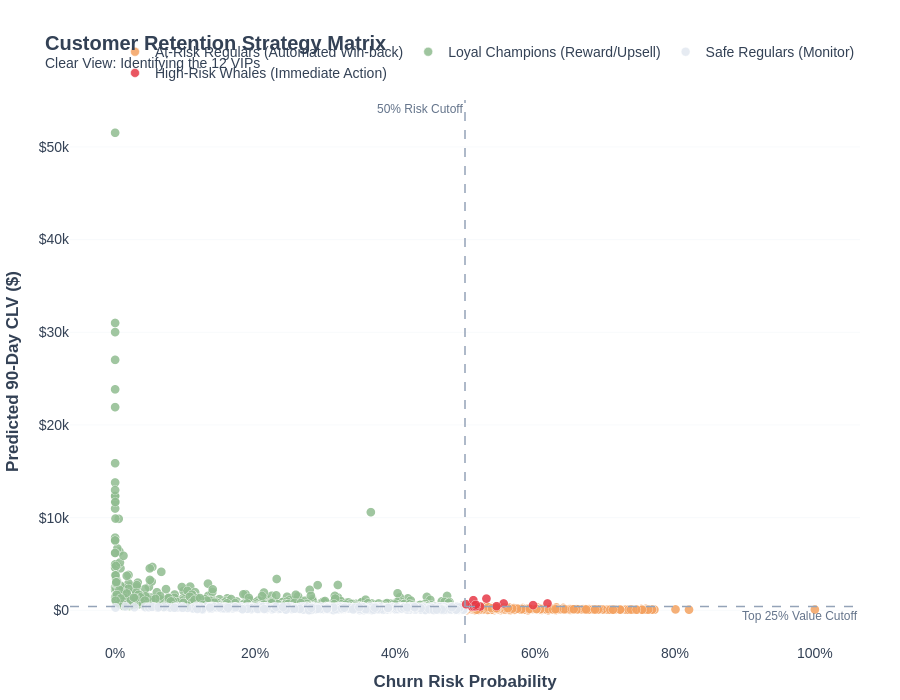

The notebook cell saved with this chart:
### Code cell
#Cell 5: The Interactive Retention Strategy Matrix
# Cell 5
import plotly.express as px

print("Generating the Clean & Spacious Strategy Matrix...")

# 1. Define a modern, minimalist color palette
# We make the VIPs pop, and let the rest fade elegantly into the background
color_map = {
    'High-Risk Whales (Immediate Action)': '#e63946',   # Vivid Red (Draws the eye)
    'Loyal Champions (Reward/Upsell)': '#8fbc8f',       # Muted, soft green
    'At-Risk Regulars (Automated Win-back)': '#f4a261', # Soft orange
    'Safe Regulars (Monitor)': '#e2e8f0'                # Light gray (keeps them visible but out of the way)
}

# 2. Create a clean, spacious scatter plot
fig = px.scatter(
    df_master,
    x='Churn_Probability',
    y='predicted_90d_clv',
    color='Segment',
    hover_name='CustomerID',
    hover_data={
        'Churn_Probability': ':.1%', 
        'predicted_90d_clv': ':$,.0f',
        'Segment': False # Hide to keep the hover box small and clean
    },
    title='<b>Customer Retention Strategy Matrix</b><br><sup>Clear View: Identifying the 12 VIPs</sup>',
    color_discrete_map=color_map,
    opacity=0.85
)

# 3. Standardize dot size for a clean look
fig.update_traces(marker=dict(size=9, line=dict(width=0.5, color='white')))

# 4. Add delicate, minimalist threshold lines
fig.add_hline(
    y=clv_threshold, 
    line_dash="dash", 
    line_color="#94a3b8", 
    line_width=1.5,
    annotation_text="Top 25% Value Cutoff",
    annotation_position="bottom right",
    annotation_font=dict(color="#64748b", size=12)
)
fig.add_vline(
    x=risk_threshold, 
    line_dash="dash", 
    line_color="#94a3b8", 
    line_width=1.5,
    annotation_text="50% Risk Cutoff",
    annotation_position="top left",
    annotation_font=dict(color="#64748b", size=12)
)

# 5. Apply a spacious, breathable layout
fig.update_layout(
    template='plotly_white',
    xaxis=dict(
        title='<b>Churn Risk Probability</b>', 
        tickformat=".0%", 
        showgrid=False,       # Remove vertical grid lines for a cleaner look
        zeroline=False
    ), 
    yaxis=dict(
        title='<b>Predicted 90-Day CLV ($)</b>', 
        tickprefix="$", 
        showgrid=True, 
        gridcolor='#f8fafc',  # Make horizontal lines almost invisible
        zeroline=False
    ),   
    height=700,
    margin=dict(l=40, r=40, t=100, b=40), # Add physical breathing room around the edges
    font=dict(family="Helvetica, Arial, sans-serif", size=14, color="#334155"),
    
    # Move legend to the top right to free up vertical space
    legend=dict(
        title="",
        orientation="h",
        yanchor="bottom",
        y=1.02, 
        xanchor="right",
        x=1
    ),
    hoverlabel=dict(bgcolor="white", font_size=14, font_family="Helvetica")
)

# Render the clean plot
fig.show()

### Figure 1 — Plotly figure (JSON) as saved in the notebook; plotly's stock layout.template omitted (floating-point values rounded to 4 significant figures; data arrays with more than 128 entries replaced by an {"elided": "..."} marker saying what was removed)
{"data": [{"customdata": {"elided": "1505x1 str values"}, "hovertemplate": "<b>%{hovertext}</b><br><br>Churn_Probability=%{x:.1%}<br>predicted_90d_clv=%{y:$,.0f}<extra></extra>", "hovertext": {"elided": "1505 str values"}, "legendgroup": "At-Risk Regulars (Automated Win-back)", "marker": {"color": "#f4a261", "line": {"color": "white", "width": 0.5}, "opacity": 0.85, "size": 9, "symbol": "circle"}, "mode": "markers", "name": "At-Risk Regulars (Automated Win-back)", "showlegend": true, "type": "scattergl", "x": {"elided": "1505 float values"}, "xaxis": "x", "y": {"elided": "1505 float values"}, "yaxis": "y"}, {"customdata": {"elided": "831x1 str values"}, "hovertemplate": "<b>%{hovertext}</b><br><br>Churn_Probability=%{x:.1%}<br>predicted_90d_clv=%{y:$,.0f}<extra></extra>", "hovertext": {"elided": "831 str values"}, "legendgroup": "Loyal Champions (Reward/Upsell)", "marker": {"color": "#8fbc8f", "line": {"color": "white", "width": 0.5}, "opacity": 0.85, "size": 9, "symbol": "circle"}, "mode": "markers", "name": "Loyal Champions (Reward/Upsell)", "showlegend": true, "type": "scattergl", "x": {"elided": "831 float values"}, "xaxis": "x", "y": {"elided": "831 float values"}, "yaxis": "y"}, {"customdata": {"elided": "1022x1 str values"}, "hovertemplate": "<b>%{hovertext}</b><br><br>Churn_Probability=%{x:.1%}<br>predicted_90d_clv=%{y:$,.0f}<extra></extra>", "hovertext": {"elided": "1022 str values"}, "legendgroup": "Safe Regulars (Monitor)", "marker": {"color": "#e2e8f0", "line": {"color": "white", "width": 0.5}, "opacity": 0.85, "size": 9, "symbol": "circle"}, "mode": "markers", "name": "Safe Regulars (Monitor)", "showlegend": true, "type": "scattergl", "x": {"elided": "1022 float values"}, "xaxis": "x", "y": {"elided": "1022 float values"}, "yaxis": "y"}, {"customdata": [["High-Risk Whales (Immediate Action)"], ["High-Risk Whales (Immediate Action)"], ["High-Risk Whales (Immediate Action)"], ["High-Risk Whales (Immediate Action)"], ["High-Risk Whales (Immediate Action)"], ["High-Risk Whales (Immediate Action)"], ["High-Risk Whales (Immediate Action)"], ["High-Risk Whales (Immediate Action)"], ["High-Risk Whales (Immediate Action)"], ["High-Risk Whales (Immediate Action)"], ["High-Risk Whales (Immediate Action)"], ["High-Risk Whales (Immediate Action)"]], "hovertemplate": "<b>%{hovertext}</b><br><br>Churn_Probability=%{x:.1%}<br>predicted_90d_clv=%{y:$,.0f}<extra></extra>", "hovertext": ["12879", "13441", "13680", "13791", "14001", "14824", "15073", "16532", "16692", "16698", "17353", "18142"], "legendgroup": "High-Risk Whales (Immediate Action)", "marker": {"color": "#e63946", "line": {"color": "white", "width": 0.5}, "opacity": 0.85, "size": 9, "symbol": "circle"}, "mode": "markers", "name": "High-Risk Whales (Immediate Action)", "showlegend": true, "type": "scattergl", "x": [0.5216, 0.5098, 0.5552, 0.5016, 0.5451, 0.5129, 0.5155, 0.5306, 0.6179, 0.5973, 0.5119, 0.5154], "xaxis": "x", "y": [406.5, 406.5, 734.9, 650.6, 439.7, 406.5, 428.9, 1260.0, 735.0, 554.5, 1087.0, 608.1], "yaxis": "y"}], "layout": {"annotations": [{"font": {"color": "#64748b", "size": 12}, "showarrow": false, "text": "Top 25% Value Cutoff", "x": 1, "xanchor": "right", "xref": "x domain", "y": 402.4, "yanchor": "top", "yref": "y"}, {"font": {"color": "#64748b", "size": 12}, "showarrow": false, "text": "50% Risk Cutoff", "x": 0.5, "xanchor": "right", "xref": "x", "y": 1, "yanchor": "top", "yref": "y domain"}], "font": {"color": "#334155", "family": "Helvetica, Arial, sans-serif", "size": 14}, "height": 700, "hoverlabel": {"bgcolor": "white", "font": {"family": "Helvetica", "size": 14}}, "legend": {"orientation": "h", "title": {"text": ""}, "tracegroupgap": 0, "x": 1, "xanchor": "right", "y": 1.02, "yanchor": "bottom"}, "margin": {"b": 40, "l": 40, "r": 40, "t": 100}, "shapes": [{"line": {"color": "#94a3b8", "dash": "dash", "width": 1.5}, "type": "line", "x0": 0, "x1": 1, "xref": "x domain", "y0": 402.4, "y1": 402.4, "yref": "y"}, {"line": {"color": "#94a3b8", "dash": "dash", "width": 1.5}, "type": "line", "x0": 0.5, "x1": 0.5, "xref": "x", "y0": 0, "y1": 1, "yref": "y domain"}], "title": {"text": "<b>Customer Retention Strategy Matrix</b><br><sup>Clear View: Identifying the 12 VIPs</sup>"}, "xaxis": {"anchor": "y", "domain": [0, 1], "showgrid": false, "tickformat": ".0%", "title": {"text": "<b>Churn Risk Probability</b>"}, "zeroline": false}, "yaxis": {"anchor": "x", "domain": [0, 1], "gridcolor": "#f8fafc", "showgrid": true, "tickprefix": "$", "title": {"text": "<b>Predicted 90-Day CLV ($)</b>"}, "zeroline": false}}}
